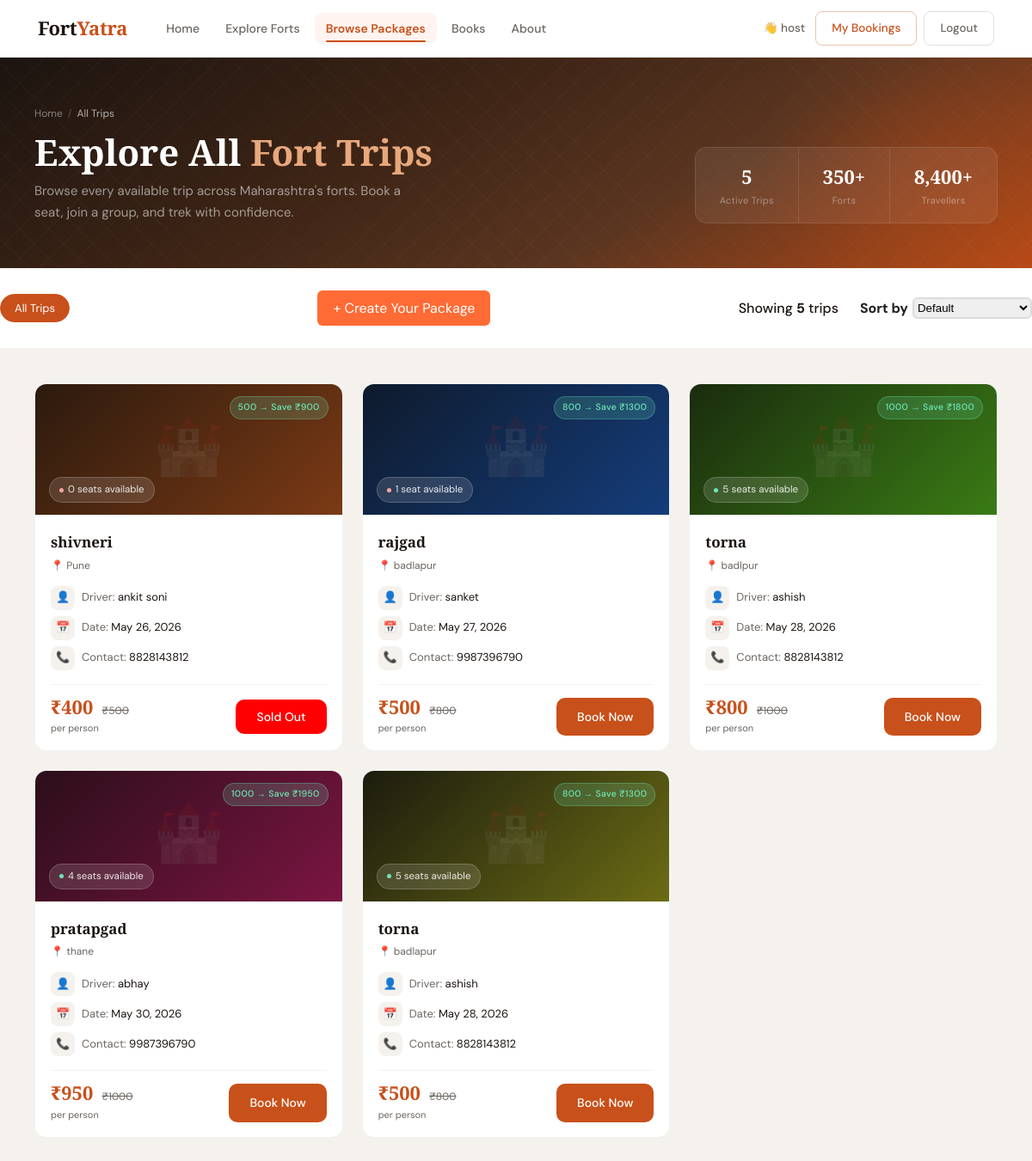
The app's page /best-packages/ (signed in) with its own data.
### users/models.py (models this page shows)
class package(models.Model):
    fort_name = models.CharField(max_length=100)
    driver_name = models.CharField(max_length=100)
    contact = models.CharField(max_length=10)
    pickup_place = models.CharField(max_length=150)
    pickup_date = models.DateField()
    seats = models.IntegerField()
    price = models.IntegerField()
    offer_price = models.IntegerField()
    created_by_user = models.BooleanField(default=False)
    def seats_left(self):
     return self.seats

### fortYatra/views.py (the view)
# urls.py: path('best-packages/', views.best_packages),
def best_packages(request):
    packagesData = package.objects.all()   # () important
    data = {
        'packagesData': packagesData
    }
    return render(request, 'package.html', data)

### templates/package.html (shortened to what this page needs)
<!DOCTYPE html>
<html lang="en">
<head>
{% load static %}
<link rel="stylesheet" href="../static/css/packages.css">
<link rel="stylesheet" href="{% static 'css/nav.css' %}">
</head>
<body>
   {% include "navBar.html" %}
  <section class="page-banner">
    <div class="container">
      <div class="banner-inner">
        <div>
          <div class="banner-crumb">
            <a href="/">Home</a>
            <span>/</span>
            <span style="color:rgba(255,255,255,0.65)">All Trips</span>
          </div>
          <h1 class="banner-title">Explore All <em>Fort Trips</em></h1>
          <p class="banner-subtitle">
            Browse every available trip across Maharashtra's forts.
            Book a seat, join a group, and trek with confidence.
          </p>
        </div>
        <div class="banner-stats">
          <div class="b-stat">
            <div class="b-stat-num">{{ packagesData|length }}</div>
            <div class="b-stat-label">Active Trips</div>
          </div>
          <div class="b-stat">
            <div class="b-stat-num">350+</div>
            <div class="b-stat-label">Forts</div>
          </div>
          <div class="b-stat">
            <div class="b-stat-num">8,400+</div>
            <div class="b-stat-label">Travellers</div>
          </div>
        </div>
      </div>
    </div>
  </section>
  <div class="filter-bar">
    <div class="container">
      <div class="filter-chips" id="filterChips">
        <button class="chip active" data-filter="all">All Trips</button>
      </div>
      <div style="text-align:right;margin:20px;">
        <a href="{% url 'create_package' %}"
          style="background:#ff6b35;color:white;padding:10px 18px;border-radius:6px;text-decoration:none;">
          + Create Your Package
         </a>
      </div>
      <div class="filter-right">
        <span class="result-count">
          Showing <strong id="visibleCount">{{ packagesData|length }}</strong> trips
        </span>
        <span class="sort-label">Sort by</span>
        <select class="sort-select" id="sortSelect">
          <option value="default">Default</option>
        </select>
      </div>
    </div>
  </div>
  <section class="trips-section">
    <div class="container">
      <div class="trips-grid" id="tripsGrid">
        {% for p in packagesData %}
        <div class="trip-card"
             data-fort="{{ p.fort_name }}"
             data-price="{{ p.offer_price }}"
             data-date="{{ p.pickup_date }}"
             data-index="{{ forloop.counter }}">
          {% if p.created_by_user %}
           <span style="position:absolute;
            top:10px;
            left:10px;
            background:#28a745;
            color:white;
            padding:5px 10px;
            border-radius:5px;
            font-size:12px;">
           </span>
         {% endif %}
          <div class="card-banner banner-{{ forloop.counter|divisibleby:1|yesno:'1,1' }}"
               id="banner-{{ forloop.counter }}">
            <span class="card-fort-bg">🏰</span>
            {% if p.offer_price < p.price %}
            <span class="discount-badge">
              {{ p.price|add:"-0"|floatformat:0 }} → Save ₹{{ p.price|add:p.offer_price|floatformat:0 }}
            </span>
            {% endif %}
            <span class="seats-badge">
           <span class="seats-dot {% if p.seats_left <= 3 %}low{% endif %}"></span>
           {{ p.seats_left }} seat{{ p.seats_left|pluralize }} available
           </span>
          </div>
          <div class="card-body">
            <div class="card-fort-name">{{ p.fort_name }}</div>
            <div class="card-pickup-place">📍 {{ p.pickup_place }}</div>
            <div class="card-info">
              <div class="info-row">
                <span class="info-icon">👤</span>
                <span>Driver: <span class="info-val">{{ p.driver_name }}</span></span>
              </div>
              <div class="info-row">
                <span class="info-icon">📅</span>
                <span>Date: <span class="info-val">{{ p.pickup_date }}</span></span>
              </div>
              <div class="info-row">
                <span class="info-icon">📞</span>
                <span>Contact: <span class="info-val">{{ p.contact }}</span></span>
              </div>
            </div>
            <div class="card-divider"></div>
            <div class="card-footer">
              <div class="price-block">
                <span class="price-offer">₹{{ p.offer_price }}</span>
                {% if p.offer_price < p.price %}
                <span class="price-original">₹{{ p.price }}</span>
                {% endif %}
                <div class="price-per">per person</div>
              </div>
            {% if p.seats > 0 %}
              <a href="{% url 'booking' p.id %}" class="book-btn">Book Now</a>
            {% else %}
              <button class="book-btn" style="background:red;">Sold Out</button>
            {% endif %}
            </div>
          </div>
        </div>
        {% empty %}
        <div class="empty-state">
          <div class="empty-icon">🏔️</div>
          <h3>No trips available yet</h3>
          <p>Check back soon — new fort trips are added regularly.</p>
        </div>
        {% endfor %}
      </div>
    </div>
  </section>
</body>
</html>

### static/css/nav.css (style rules this page uses)
:root { --saffron: #C8501A; --saffron-hover: #b04416; --saffron-light: #FFF4EF; --dark: #1C1410; --white: #FFFFFF; --stone: #6B6560; --stone-light: #F5F2EE; --nav-height: 66px; --font-display: 'Playfair Display', Georgia, serif; --font-body: 'DM Sans', system-ui, sans-serif; --transition: 0.22s ease; }

### records on screen
package: price|add "500", price|add "900", seats_left "0", fort_name "shivneri", pickup_place "Pune", driver_name "ankit soni", pickup_date "May 26, 2026", contact "8828143812", offer_price "400", price "500", shows "Sold Out"
package: price|add "800", price|add "1300", seats_left "1", fort_name "rajgad", pickup_place "badlapur", driver_name "sanket", pickup_date "May 27, 2026", contact "9987396790", offer_price "500", price "800", shows "Book Now"
package: price|add "1000", price|add "1800", seats_left "5", fort_name "torna", pickup_place "badlpur", driver_name "ashish", pickup_date "May 28, 2026", contact "8828143812", offer_price "800", price "1000", shows "Book Now"
package: price|add "1000", price|add "1950", seats_left "4", fort_name "pratapgad", pickup_place "thane", driver_name "abhay", pickup_date "May 30, 2026", contact "9987396790", offer_price "950", price "1000", shows "Book Now"
package: price|add "800", price|add "1300", seats_left "5", fort_name "torna", pickup_place "badlapur", driver_name "ashish", pickup_date "May 28, 2026", contact "8828143812", offer_price "500", price "800", shows "Book Now"

### other values on screen
{{ request.session.user_name }} "host"
{{ packagesData|length }} "5"
